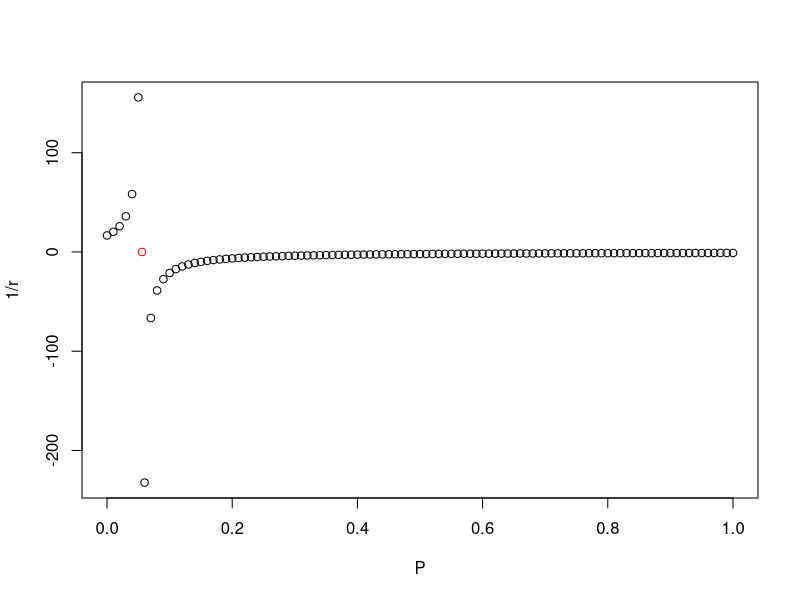
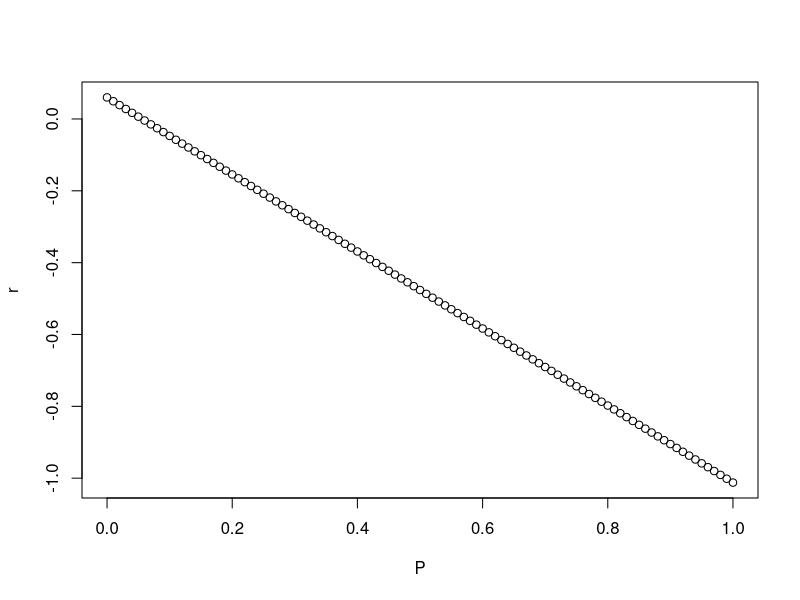

The R script that drew these images, in order: (Note: this script raises an error after producing the figures.)
library(ggplot2)
P = seq (0,1, by=0.01)

R__0=15/(1+1/80)
mu=1/80
epsilon=mu/(1+mu)
r=((R__0*epsilon*P-epsilon)/(1-R__0*P)+(1-R__0*P)/(R__0-1))
plot(x=P,y=1/r)
points(x=0.05598765221, y=0, col = "red")

plot(x=P,y=r)
points(x=0.05598765221, y=0, col = "red",type = 2)